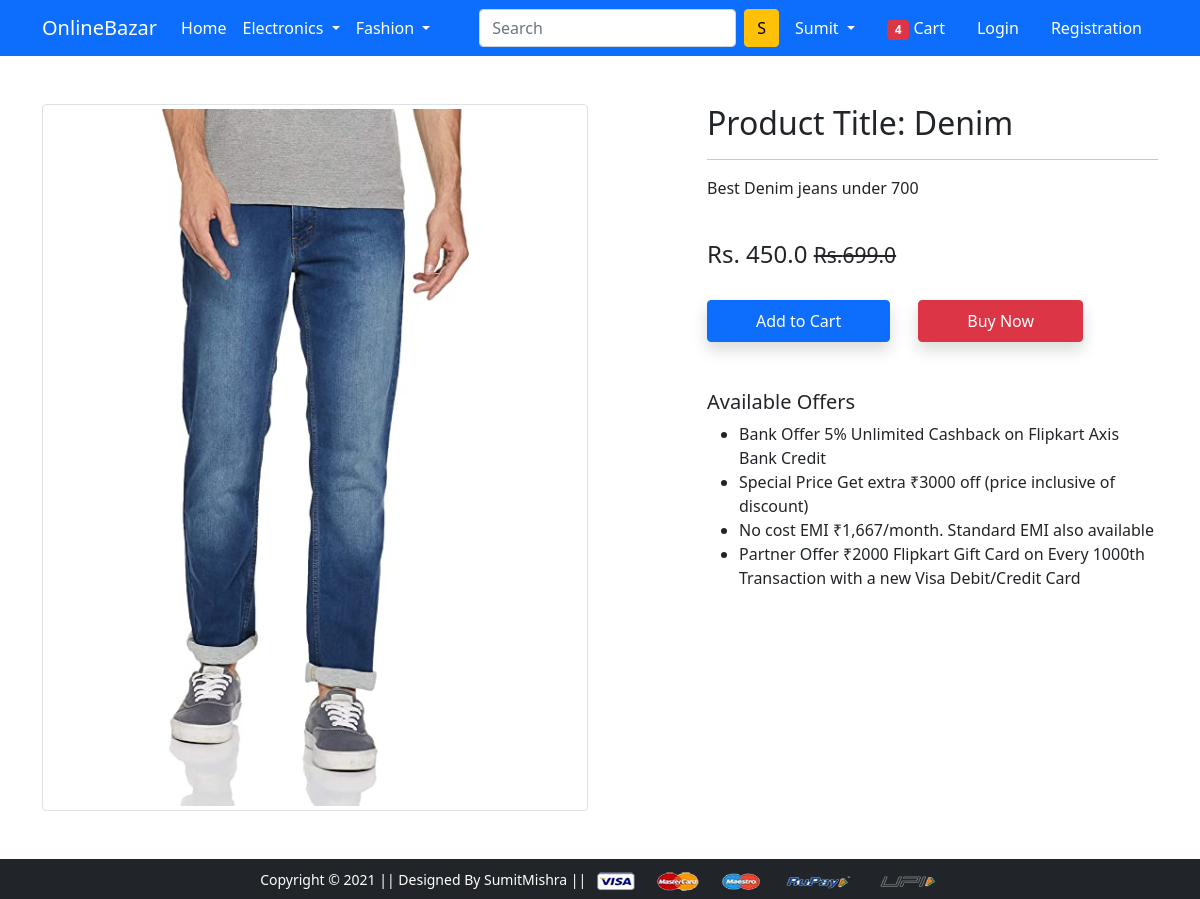
Screenshot of /product-detail/1 with the database file from the repository.
### app/models.py (models this page shows)
class Product(models.Model):
    title = models.CharField(max_length=100)
    selling_price = models.FloatField()
    discounted_price = models.FloatField()
    description = models.TextField()
    brand = models.CharField(max_length=100)
    category = models.CharField(choices=CATEGORY_CHOICES, max_length=2)
    product_image = models.ImageField(upload_to='productimg')

### app/views.py (the view)
# urls.py: path('product-detail/<int:pk>', views.ProductDetailView.as_view(), name='product-detail'),
class ProductDetailView(View):
    def get(self,request,pk):
        product= Product.objects.get(pk=pk)
        return render(request,'app/productdetail.html',{'product':product})

### app/templates/app/productdetail.html (shortened to what this page needs)
{% extends 'app/base.html' %}
{% load static %}
{% block main-content %}
<div class="container my-5">
 <div class="row">
  <div class="col-sm-6 text-center align-self-center">
   <img src="{{product.product_image.url}}" alt="" class="img-fluid img-thumbnail">
  </div>
  <div class="col-sm-5 offset-sm-1">
   <h2>Product Title: {{product.title}}</h2>
   <hr>
   <p>{{product.description}} </p> <br>
   <h4>Rs. {{product.discounted_price}} <small class="fw-light text-decoration-line-through">Rs.{{product.selling_price}}</small></h4> <br>
   <a href="{% url 'add-to-cart' %}" class="btn btn-primary shadow px-5 py-2">Add to Cart</a>
   <a href="{% url 'buy-now' %}" class="btn btn-danger shadow px-5 py-2 ms-4">Buy Now</a>
   <h5 class="mt-5">Available Offers</h5>
   <ul>
    <li>Bank Offer 5% Unlimited Cashback on Flipkart Axis Bank Credit</li>
    <li>Special Price Get extra ₹3000 off (price inclusive of discount)</li>
    <li>No cost EMI ₹1,667/month. Standard EMI also available</li>
    <li>Partner Offer ₹2000 Flipkart Gift Card on Every 1000th Transaction with a new Visa Debit/Credit Card</li>
   </ul>
  </div>
 </div>
</div>
{% endblock main-content %}

### rows the page displays
Product: product_image (picture), title "Denim", description "Best Denim jeans under 700", discounted_price "450.0", selling_price "699.0"
